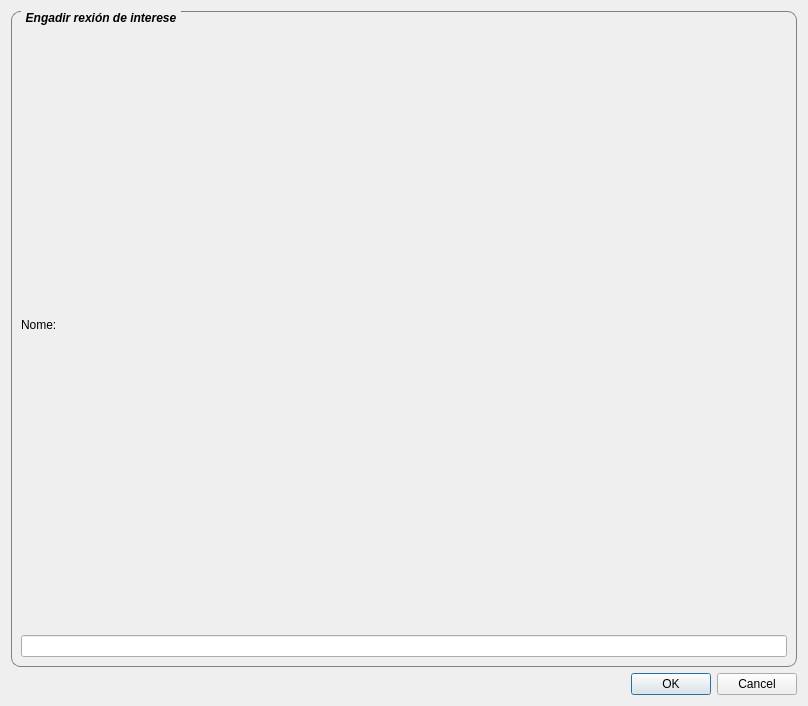
<?xml version="1.0" encoding="UTF-8"?>
<ui version="4.0">
 <class>AddRoiDlg</class>
 <widget class="QDialog" name="AddRoiDlg">
  <property name="geometry">
   <rect>
    <x>0</x>
    <y>0</y>
    <width>808</width>
    <height>706</height>
   </rect>
  </property>
  <property name="windowTitle">
   <string>Dialog</string>
  </property>
  <property name="modal">
   <bool>true</bool>
  </property>
  <layout class="QVBoxLayout" name="verticalLayout_2">
   <item>
    <widget class="QGroupBox" name="groupBox">
     <property name="font">
      <font>
       <weight>75</weight>
       <italic>true</italic>
       <bold>true</bold>
      </font>
     </property>
     <property name="styleSheet">
      <string notr="true">

QGroupBox {
    border: 1px solid gray;
    border-radius: 9px;
    margin-top: 0.5em;
}

QGroupBox::title {
    subcontrol-origin: margin;
    left: 10px;
    padding: 0 3px 0 3px;
}

</string>
     </property>
     <property name="title">
      <string>Engadir rexión de interese</string>
     </property>
     <layout class="QVBoxLayout" name="verticalLayout_4">
      <item>
       <layout class="QVBoxLayout" name="vLayout">
        <item>
         <widget class="QLabel" name="label">
          <property name="text">
           <string>Nome:</string>
          </property>
         </widget>
        </item>
        <item>
         <widget class="QLineEdit" name="lineEdit"/>
        </item>
       </layout>
      </item>
     </layout>
    </widget>
   </item>
   <item>
    <widget class="QDialogButtonBox" name="buttonBox">
     <property name="orientation">
      <enum>Qt::Horizontal</enum>
     </property>
     <property name="standardButtons">
      <set>QDialogButtonBox::Cancel|QDialogButtonBox::Ok</set>
     </property>
    </widget>
   </item>
  </layout>
 </widget>
 <resources/>
 <connections>
  <connection>
   <sender>buttonBox</sender>
   <signal>accepted()</signal>
   <receiver>AddRoiDlg</receiver>
   <slot>accept()</slot>
   <hints>
    <hint type="sourcelabel">
     <x>248</x>
     <y>254</y>
    </hint>
    <hint type="destinationlabel">
     <x>157</x>
     <y>274</y>
    </hint>
   </hints>
  </connection>
  <connection>
   <sender>buttonBox</sender>
   <signal>rejected()</signal>
   <receiver>AddRoiDlg</receiver>
   <slot>reject()</slot>
   <hints>
    <hint type="sourcelabel">
     <x>316</x>
     <y>260</y>
    </hint>
    <hint type="destinationlabel">
     <x>286</x>
     <y>274</y>
    </hint>
   </hints>
  </connection>
 </connections>
</ui>
